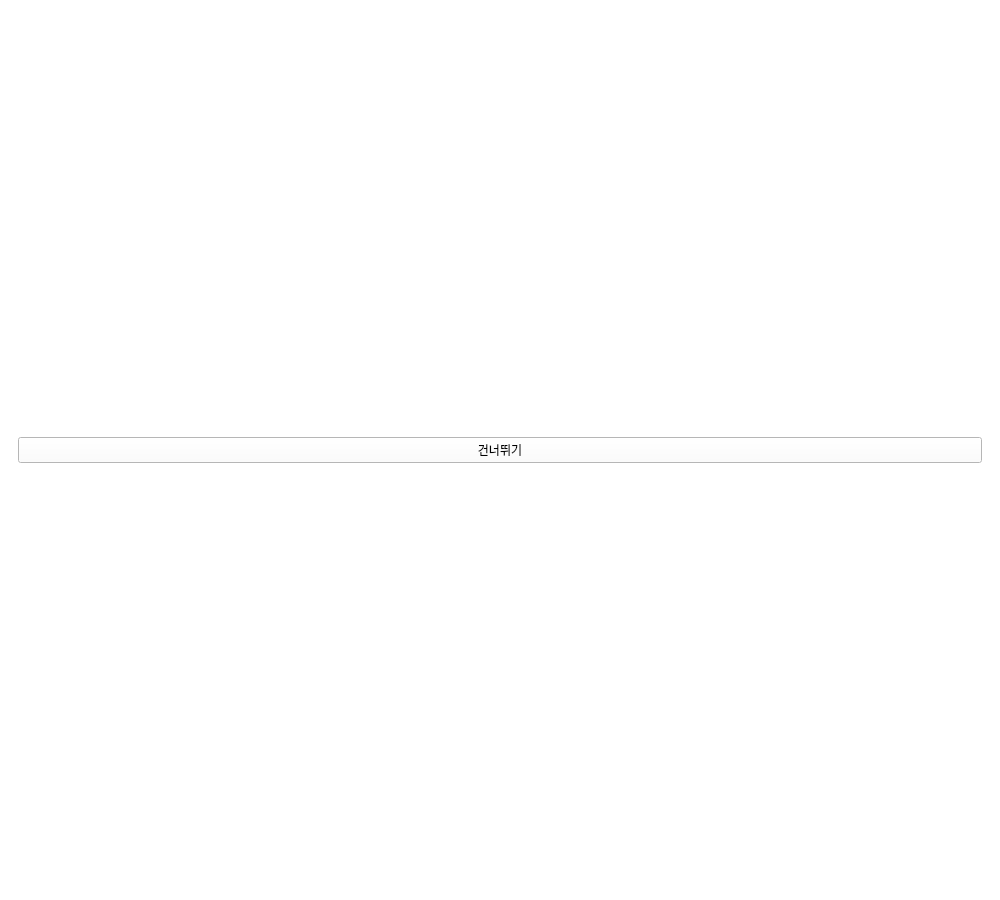
<?xml version='1.0' encoding='utf-8'?>
<ui version="4.0">
 <class>QWidget</class>
 <widget class="QWidget" name="MainWindow">
  <property name="geometry">
   <rect>
    <x>0</x>
    <y>0</y>
    <width>1000</width>
    <height>900</height>
   </rect>
  </property>
  <property name="font">
   <font>
    <family>Malgun Gothic</family>
   </font>
  </property>
  <property name="windowTitle">
   <string>MainWindow</string>
  </property>
  <property name="styleSheet">
   <string notr="true">background-color:white</string>
  </property>
  <widget class="QWidget" name="centralwidget">
   <widget class="QWidget" name="verticalLayoutWidget">
    <property name="geometry">
     <rect>
      <x>240</x>
      <y>10</y>
      <width>741</width>
      <height>841</height>
     </rect>
    </property>
    <layout class="QVBoxLayout" name="graph_layout" />
   </widget>
   <widget class="QGroupBox" name="groupBox_2">
    <property name="geometry">
     <rect>
      <x>10</x>
      <y>0</y>
      <width>221</width>
      <height>551</height>
     </rect>
    </property>
    <property name="font">
     <font>
      <family>Malgun Gothic</family>
      <pointsize>13</pointsize>
      <weight>75</weight>
      <bold>true</bold>
     </font>
    </property>
    <property name="title">
     <string>SETUP</string>
    </property>
    <widget class="QGroupBox" name="groupBox_4">
     <property name="geometry">
      <rect>
       <x>10</x>
       <y>30</y>
       <width>201</width>
       <height>231</height>
      </rect>
     </property>
     <property name="font">
      <font>
       <family>Malgun Gothic</family>
       <pointsize>12</pointsize>
       <weight>75</weight>
       <bold>true</bold>
      </font>
     </property>
     <property name="title">
      <string>Device</string>
     </property>
     <widget class="QWidget" name="gridLayoutWidget_2">
      <property name="geometry">
       <rect>
        <x>10</x>
        <y>30</y>
        <width>189</width>
        <height>191</height>
       </rect>
      </property>
      <layout class="QGridLayout" name="gridLayout_2">
       <item row="3" column="0" colspan="2">
        <widget class="QComboBox" name="port_COMB">
         <property name="font">
          <font>
           <family>Malgun Gothic</family>
          </font>
         </property>
        </widget>
       </item>
       <item row="4" column="0">
        <widget class="QPushButton" name="connect_PB">
         <property name="font">
          <font>
           <family>Malgun Gothic</family>
           <pointsize>10</pointsize>
           <weight>50</weight>
           <bold>false</bold>
          </font>
         </property>
         <property name="text">
          <string>Connect</string>
         </property>
        </widget>
       </item>
       <item row="0" column="0" colspan="2">
        <widget class="QLabel" name="label_5">
         <property name="font">
          <font>
           <family>Malgun Gothic</family>
          </font>
         </property>
         <property name="text">
          <string>   Select Board:  </string>
         </property>
        </widget>
       </item>
       <item row="6" column="0">
        <widget class="QPushButton" name="start_PB">
         <property name="font">
          <font>
           <family>Malgun Gothic</family>
          </font>
         </property>
         <property name="text">
          <string>Start stream</string>
         </property>
        </widget>
       </item>
       <item row="1" column="0">
        <widget class="QCheckBox" name="cyton_CB">
         <property name="font">
          <font>
           <family>Malgun Gothic</family>
          </font>
         </property>
         <property name="text">
          <string>CYTON</string>
         </property>
        </widget>
       </item>
       <item row="1" column="1">
        <widget class="QCheckBox" name="daisy_CB">
         <property name="font">
          <font>
           <family>Malgun Gothic</family>
          </font>
         </property>
         <property name="text">
          <string>with DAISY</string>
         </property>
        </widget>
       </item>
       <item row="6" column="1">
        <widget class="QPushButton" name="stop_PB">
         <property name="font">
          <font>
           <family>Malgun Gothic</family>
          </font>
         </property>
         <property name="text">
          <string>Stop stream</string>
         </property>
        </widget>
       </item>
       <item row="4" column="1">
        <widget class="QPushButton" name="refresh_PB">
         <property name="font">
          <font>
           <family>Malgun Gothic</family>
           <pointsize>10</pointsize>
           <weight>50</weight>
           <bold>false</bold>
          </font>
         </property>
         <property name="text">
          <string>Refresh</string>
         </property>
        </widget>
       </item>
       <item row="2" column="0" colspan="2">
        <widget class="QLabel" name="label_4">
         <property name="font">
          <font>
           <family>Malgun Gothic</family>
          </font>
         </property>
         <property name="text">
          <string>   Select Port:  </string>
         </property>
        </widget>
       </item>
       <item row="5" column="0" colspan="2">
        <widget class="QLabel" name="label_6">
         <property name="font">
          <font>
           <family>Malgun Gothic</family>
          </font>
         </property>
         <property name="text">
          <string>  Streaming: </string>
         </property>
        </widget>
       </item>
      </layout>
     </widget>
    </widget>
    <widget class="QGroupBox" name="groupBox_3">
     <property name="geometry">
      <rect>
       <x>10</x>
       <y>270</y>
       <width>201</width>
       <height>151</height>
      </rect>
     </property>
     <property name="font">
      <font>
       <family>Malgun Gothic</family>
       <pointsize>12</pointsize>
       <weight>75</weight>
       <bold>true</bold>
      </font>
     </property>
     <property name="title">
      <string>Measurement</string>
     </property>
     <widget class="QWidget" name="gridLayoutWidget">
      <property name="geometry">
       <rect>
        <x>10</x>
        <y>30</y>
        <width>171</width>
        <height>121</height>
       </rect>
      </property>
      <layout class="QGridLayout" name="gridLayout">
       <item row="0" column="1">
        <widget class="QLineEdit" name="time_LE">
         <property name="font">
          <font>
           <family>Malgun Gothic</family>
          </font>
         </property>
        </widget>
       </item>
       <item row="2" column="1">
        <widget class="QCheckBox" name="fft_CB">
         <property name="font">
          <font>
           <family>Malgun Gothic</family>
          </font>
         </property>
         <property name="layoutDirection">
          <enum>Qt::LeftToRight</enum>
         </property>
         <property name="text">
          <string>FFT</string>
         </property>
        </widget>
       </item>
       <item row="0" column="0">
        <widget class="QLabel" name="label">
         <property name="font">
          <font>
           <family>Malgun Gothic</family>
          </font>
         </property>
         <property name="text">
          <string>  Seconds: </string>
         </property>
        </widget>
       </item>
       <item row="3" column="1">
        <widget class="QLineEdit" name="freq_LE">
         <property name="font">
          <font>
           <family>Malgun Gothic</family>
          </font>
         </property>
        </widget>
       </item>
       <item row="3" column="0">
        <widget class="QLabel" name="label_3">
         <property name="font">
          <font>
           <family>Malgun Gothic</family>
          </font>
         </property>
         <property name="text">
          <string>  Max Freq:    </string>
         </property>
        </widget>
       </item>
       <item row="2" column="0">
        <widget class="QLabel" name="label_2">
         <property name="font">
          <font>
           <family>Malgun Gothic</family>
          </font>
         </property>
         <property name="text">
          <string>  Relative FFT:      </string>
         </property>
        </widget>
       </item>
       <item row="1" column="0">
        <widget class="QLabel" name="label_7">
         <property name="font">
          <font>
           <family>Malgun Gothic</family>
          </font>
         </property>
         <property name="text">
          <string>  Buffer size:</string>
         </property>
        </widget>
       </item>
       <item row="1" column="1">
        <widget class="QLineEdit" name="buffer_LE" />
       </item>
      </layout>
     </widget>
    </widget>
    <widget class="QGroupBox" name="groupBox_5">
     <property name="geometry">
      <rect>
       <x>10</x>
       <y>430</y>
       <width>201</width>
       <height>111</height>
      </rect>
     </property>
     <property name="font">
      <font>
       <family>Malgun Gothic</family>
       <pointsize>12</pointsize>
       <weight>75</weight>
       <bold>true</bold>
      </font>
     </property>
     <property name="title">
      <string>Recording</string>
     </property>
     <widget class="QWidget" name="gridLayoutWidget_3">
      <property name="geometry">
       <rect>
        <x>10</x>
        <y>29</y>
        <width>181</width>
        <height>82</height>
       </rect>
      </property>
      <layout class="QGridLayout" name="gridLayout_3">
       <item row="0" column="0">
        <widget class="QPushButton" name="rec_start_PB">
         <property name="font">
          <font>
           <family>Malgun Gothic</family>
          </font>
         </property>
         <property name="text">
          <string>Start</string>
         </property>
        </widget>
       </item>
       <item row="1" column="0">
        <widget class="QPushButton" name="Imp_start_PB">
         <property name="font">
          <font>
           <family>Malgun Gothic</family>
          </font>
         </property>
         <property name="text">
          <string>Imp Start</string>
         </property>
        </widget>
       </item>
       <item row="1" column="1">
        <widget class="QPushButton" name="Imp_stop_PB">
         <property name="font">
          <font>
           <family>Malgun Gothic</family>
          </font>
         </property>
         <property name="text">
          <string>Imp Stop</string>
         </property>
        </widget>
       </item>
       <item row="0" column="1">
        <widget class="QPushButton" name="rec_stop_PB">
         <property name="font">
          <font>
           <family>Malgun Gothic</family>
          </font>
         </property>
         <property name="text">
          <string>Stop</string>
         </property>
        </widget>
       </item>
       <item row="2" column="0">
        <widget class="QPushButton" name="Sound_PB">
         <property name="font">
          <font>
           <family>Malgun Gothic</family>
          </font>
         </property>
         <property name="text">
          <string>Play Sound</string>
         </property>
        </widget>
       </item>
       <item row="2" column="1">
        <widget class="QPushButton" name="Null_PB">
         <property name="font">
          <font>
           <family>Malgun Gothic</family>
          </font>
         </property>
         <property name="text">
          <string>NULL</string>
         </property>
        </widget>
       </item>
      </layout>
     </widget>
    </widget>
   </widget>
   <widget class="QLabel" name="F3_LB">
    <property name="geometry">
     <rect>
      <x>75</x>
      <y>570</y>
      <width>25</width>
      <height>16</height>
     </rect>
    </property>
    <property name="font">
     <font>
      <family>Malgun Gothic</family>
      <weight>75</weight>
      <bold>true</bold>
     </font>
    </property>
    <property name="text">
     <string>F3</string>
    </property>
    <property name="alignment">
     <set>Qt::AlignCenter</set>
    </property>
   </widget>
   <widget class="QLabel" name="F4_LB">
    <property name="geometry">
     <rect>
      <x>135</x>
      <y>570</y>
      <width>25</width>
      <height>16</height>
     </rect>
    </property>
    <property name="font">
     <font>
      <family>Malgun Gothic</family>
      <weight>75</weight>
      <bold>true</bold>
     </font>
    </property>
    <property name="text">
     <string>F4</string>
    </property>
    <property name="alignment">
     <set>Qt::AlignCenter</set>
    </property>
   </widget>
   <widget class="QLabel" name="Fz_LB">
    <property name="geometry">
     <rect>
      <x>105</x>
      <y>580</y>
      <width>25</width>
      <height>16</height>
     </rect>
    </property>
    <property name="font">
     <font>
      <family>Malgun Gothic</family>
      <weight>75</weight>
      <bold>true</bold>
     </font>
    </property>
    <property name="text">
     <string>Fz</string>
    </property>
    <property name="alignment">
     <set>Qt::AlignCenter</set>
    </property>
   </widget>
   <widget class="QLabel" name="T3_LB">
    <property name="geometry">
     <rect>
      <x>25</x>
      <y>640</y>
      <width>25</width>
      <height>16</height>
     </rect>
    </property>
    <property name="font">
     <font>
      <family>Malgun Gothic</family>
      <weight>75</weight>
      <bold>true</bold>
     </font>
    </property>
    <property name="text">
     <string>T3</string>
    </property>
    <property name="alignment">
     <set>Qt::AlignCenter</set>
    </property>
   </widget>
   <widget class="QLabel" name="C3_LB">
    <property name="geometry">
     <rect>
      <x>65</x>
      <y>640</y>
      <width>25</width>
      <height>16</height>
     </rect>
    </property>
    <property name="font">
     <font>
      <family>Malgun Gothic</family>
      <weight>75</weight>
      <bold>true</bold>
     </font>
    </property>
    <property name="text">
     <string>C3</string>
    </property>
    <property name="alignment">
     <set>Qt::AlignCenter</set>
    </property>
   </widget>
   <widget class="QLabel" name="Cz_LB">
    <property name="geometry">
     <rect>
      <x>105</x>
      <y>640</y>
      <width>25</width>
      <height>16</height>
     </rect>
    </property>
    <property name="font">
     <font>
      <family>Malgun Gothic</family>
      <weight>75</weight>
      <bold>true</bold>
     </font>
    </property>
    <property name="text">
     <string>Cz</string>
    </property>
    <property name="alignment">
     <set>Qt::AlignCenter</set>
    </property>
   </widget>
   <widget class="QLabel" name="C4_LB">
    <property name="geometry">
     <rect>
      <x>145</x>
      <y>640</y>
      <width>25</width>
      <height>16</height>
     </rect>
    </property>
    <property name="font">
     <font>
      <family>Malgun Gothic</family>
      <weight>75</weight>
      <bold>true</bold>
     </font>
    </property>
    <property name="text">
     <string>C4</string>
    </property>
    <property name="alignment">
     <set>Qt::AlignCenter</set>
    </property>
   </widget>
   <widget class="QLabel" name="T4_LB">
    <property name="geometry">
     <rect>
      <x>185</x>
      <y>640</y>
      <width>25</width>
      <height>16</height>
     </rect>
    </property>
    <property name="font">
     <font>
      <family>Malgun Gothic</family>
      <weight>75</weight>
      <bold>true</bold>
     </font>
    </property>
    <property name="text">
     <string>T4</string>
    </property>
    <property name="alignment">
     <set>Qt::AlignCenter</set>
    </property>
   </widget>
   <widget class="QLabel" name="T5_LB">
    <property name="geometry">
     <rect>
      <x>35</x>
      <y>690</y>
      <width>25</width>
      <height>16</height>
     </rect>
    </property>
    <property name="font">
     <font>
      <family>Malgun Gothic</family>
      <weight>75</weight>
      <bold>true</bold>
     </font>
    </property>
    <property name="text">
     <string>T5</string>
    </property>
    <property name="alignment">
     <set>Qt::AlignCenter</set>
    </property>
   </widget>
   <widget class="QLabel" name="P3_LB">
    <property name="geometry">
     <rect>
      <x>75</x>
      <y>680</y>
      <width>25</width>
      <height>16</height>
     </rect>
    </property>
    <property name="font">
     <font>
      <family>Malgun Gothic</family>
      <weight>75</weight>
      <bold>true</bold>
     </font>
    </property>
    <property name="text">
     <string>P3</string>
    </property>
    <property name="alignment">
     <set>Qt::AlignCenter</set>
    </property>
   </widget>
   <widget class="QLabel" name="Pz_LB">
    <property name="geometry">
     <rect>
      <x>105</x>
      <y>670</y>
      <width>25</width>
      <height>16</height>
     </rect>
    </property>
    <property name="font">
     <font>
      <family>Malgun Gothic</family>
      <weight>75</weight>
      <bold>true</bold>
     </font>
    </property>
    <property name="text">
     <string>Pz</string>
    </property>
    <property name="alignment">
     <set>Qt::AlignCenter</set>
    </property>
   </widget>
   <widget class="QLabel" name="P4_LB">
    <property name="geometry">
     <rect>
      <x>135</x>
      <y>680</y>
      <width>25</width>
      <height>16</height>
     </rect>
    </property>
    <property name="font">
     <font>
      <family>Malgun Gothic</family>
      <weight>75</weight>
      <bold>true</bold>
     </font>
    </property>
    <property name="text">
     <string>P4</string>
    </property>
    <property name="alignment">
     <set>Qt::AlignCenter</set>
    </property>
   </widget>
   <widget class="QLabel" name="T6_LB">
    <property name="geometry">
     <rect>
      <x>175</x>
      <y>690</y>
      <width>25</width>
      <height>16</height>
     </rect>
    </property>
    <property name="font">
     <font>
      <family>Malgun Gothic</family>
      <weight>75</weight>
      <bold>true</bold>
     </font>
    </property>
    <property name="text">
     <string>T6</string>
    </property>
    <property name="alignment">
     <set>Qt::AlignCenter</set>
    </property>
   </widget>
   <widget class="QLabel" name="O1_LB">
    <property name="geometry">
     <rect>
      <x>75</x>
      <y>720</y>
      <width>25</width>
      <height>16</height>
     </rect>
    </property>
    <property name="font">
     <font>
      <family>Malgun Gothic</family>
      <weight>75</weight>
      <bold>true</bold>
     </font>
    </property>
    <property name="text">
     <string>O1</string>
    </property>
    <property name="alignment">
     <set>Qt::AlignCenter</set>
    </property>
   </widget>
   <widget class="QLabel" name="O2_LB">
    <property name="geometry">
     <rect>
      <x>135</x>
      <y>720</y>
      <width>25</width>
      <height>16</height>
     </rect>
    </property>
    <property name="font">
     <font>
      <family>Malgun Gothic</family>
      <weight>75</weight>
      <bold>true</bold>
     </font>
    </property>
    <property name="text">
     <string>O2</string>
    </property>
    <property name="alignment">
     <set>Qt::AlignCenter</set>
    </property>
   </widget>
   <widget class="QLabel" name="GND_LB">
    <property name="geometry">
     <rect>
      <x>100</x>
      <y>610</y>
      <width>35</width>
      <height>16</height>
     </rect>
    </property>
    <property name="font">
     <font>
      <family>Malgun Gothic</family>
      <weight>75</weight>
      <bold>true</bold>
     </font>
    </property>
    <property name="text">
     <string>GND</string>
    </property>
    <property name="alignment">
     <set>Qt::AlignCenter</set>
    </property>
   </widget>
  </widget>
  <widget class="QMenuBar" name="menubar">
   <property name="geometry">
    <rect>
     <x>0</x>
     <y>0</y>
     <width>1000</width>
     <height>24</height>
    </rect>
   </property>
   <widget class="QMenu" name="menuFile_F">
    <property name="font">
     <font>
      <pointsize>10</pointsize>
     </font>
    </property>
    <property name="title">
     <string>File (F)</string>
    </property>
    <addaction name="actionSave_As" />
    <addaction name="actionNew_File" />
   </widget>
   <addaction name="menuFile_F" />
  </widget>
  <widget class="QStatusBar" name="statusbar" />
  <action name="actionSave_As">
   <property name="text">
    <string>Save As</string>
   </property>
   <property name="font">
    <font>
     <family>Malgun Gothic</family>
    </font>
   </property>
  </action>
  <action name="actionNew_File">
   <property name="text">
    <string>New File</string>
   </property>
   <property name="font">
    <font>
     <family>Malgun Gothic</family>
    </font>
   </property>
  </action>
 <layout class="QVBoxLayout" name="mainVerticalLayout"><item><layout class="QHBoxLayout" name="skipLayout"><item><spacer name="horizontalSpacerLeft"><property name="orientation"><enum>Qt::Horizontal</enum></property></spacer></item><item><widget class="QPushButton" name="skip_btn"><property name="text"><string>건너뛰기</string></property></widget></item><item><spacer name="horizontalSpacerRight"><property name="orientation"><enum>Qt::Horizontal</enum></property></spacer></item></layout></item></layout></widget>
 <resources />
 <connections />
</ui>
